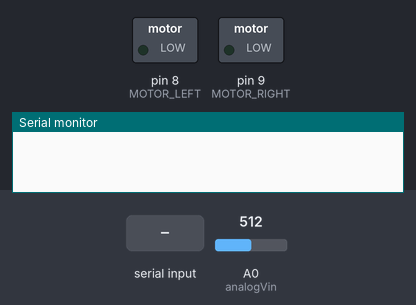
The program below on a simulated Arduino Uno, built with avr-gcc and run on an emulated ATmega328P. On the bench: switched loads named in the program (green lamp = pin HIGH), the last lines printed to the serial monitor. The test bench sets the inputs (shaded band); at power-on: A0 (analogVin) = 512.

Above: at 1.2 s.
1.3 s: "forward" received over Serial
At 3.1 s:
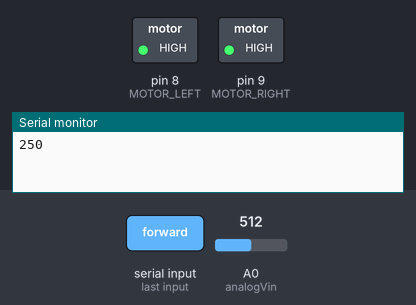
4.0 s: "left" received over Serial
At 6.3 s:
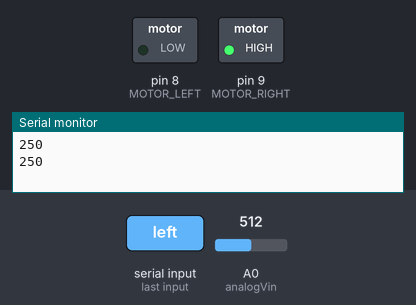
6.7 s: "right" received over Serial
At 8.4 s:
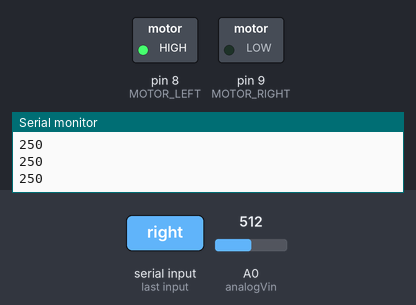
9.4 s: "stop" received over Serial
At 11.7 s:
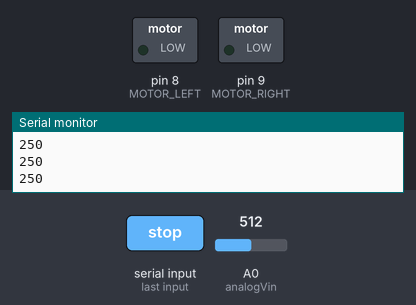
Timing chart, 0 to 13.1 s (numbered marks = the images above; inputs shaded):
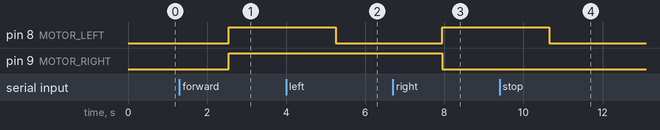

Measured:
- after the input at 1.3 s, pin 8 (MOTOR_LEFT), pin 9 (MOTOR_RIGHT): LOW → HIGH after 1.3 s
- after the input at 4.0 s, pin 8 (MOTOR_LEFT): HIGH → LOW after 1.2 s
- after the input at 6.7 s, pin 8 (MOTOR_LEFT): LOW → HIGH after 1.3 s; pin 9 (MOTOR_RIGHT): HIGH → LOW after 1.3 s
- after the input at 9.4 s, pin 8 (MOTOR_LEFT): HIGH → LOW after 1.3 s

The program:

main.cpp
```cpp
#include <Arduino.h>
#include <Wire.h>
#include <Adafruit_MCP4725.h>
#include <ArduinoJson.h>

#define MOTOR_RIGHT 9
#define MOTOR_LEFT 8

#define analogVin A0          // Analog voltage input to A0

Adafruit_MCP4725 MCP4725;

int PWMvalue = 0;

void setup() {
  Serial.begin(115200);
  MCP4725.begin(0x60);

  pinMode(MOTOR_LEFT, OUTPUT);
  pinMode(MOTOR_RIGHT, OUTPUT);
}

void loop() {
  unsigned long t1, t2;
  // Data Reading
  if (Serial.available() > 0) {
    String data = Serial.readString();
    data.trim();
    // Serial.println(data);
    t1 = millis();

    // voltage conversion
    uint32_t MCP4725_value;
    int adcValueRead = 0;
    float voltageRead = 0;
    float MCP4725_expected_output;

    // MCP4725_value = 615; //0.75 volt
    // MCP4725_value = 410; // 0.5 volt
    MCP4725_value = 2048;


    MCP4725_expected_output = (5.0/4096.0) * MCP4725_value;
    MCP4725.setVoltage(MCP4725_value, false);
    delay(250);
    adcValueRead = analogRead(analogVin);
    voltageRead = (adcValueRead * 5.0 )/ 1024.0;

    // motor speed condition
    if (data == "forward") {
      t2 = millis();
      // Hitung response time
      unsigned long responseTime = t2 - t1;

      // Tampilkan response time
      Serial.println(responseTime);
      digitalWrite(MOTOR_LEFT, voltageRead);
      digitalWrite(MOTOR_RIGHT, voltageRead);
    }
    else if (data == "stop") {
      t2 = millis();
      // Hitung response time
      unsigned long responseTime = t2 - t1;

      // Tampilkan response time
      Serial.println(responseTime);
      digitalWrite(MOTOR_LEFT, LOW);
      digitalWrite(MOTOR_RIGHT, LOW);
    } else if (data == "left") {
      t2 = millis();
      // Hitung response time
      unsigned long responseTime = t2 - t1;

      // Tampilkan response time
      Serial.println(responseTime);
      digitalWrite(MOTOR_LEFT, LOW);
      digitalWrite(MOTOR_RIGHT, voltageRead);
    } else if (data == "right") {
      t2 = millis();
      // Hitung response time
      unsigned long responseTime = t2 - t1;

      // Tampilkan response time
      Serial.println(responseTime);
      digitalWrite(MOTOR_LEFT, voltageRead);
      digitalWrite(MOTOR_RIGHT, LOW);
    }

  }
}
```
